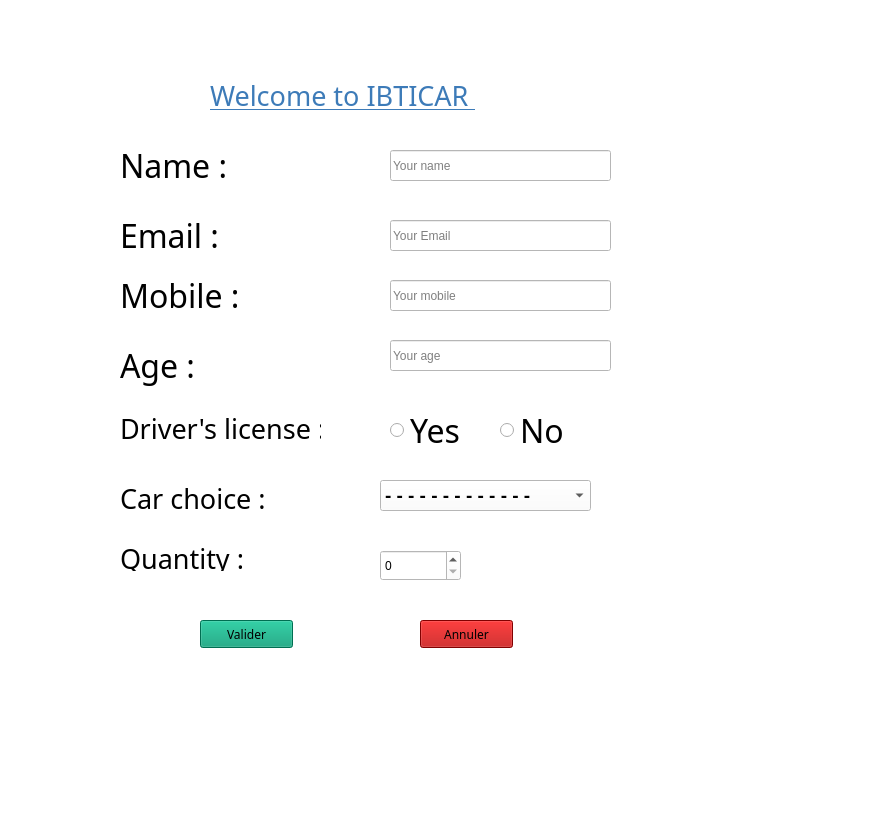
<?xml version="1.0" encoding="UTF-8"?>
<ui version="4.0">
 <class>Form</class>
 <widget class="QWidget" name="Form">
  <property name="geometry">
   <rect>
    <x>0</x>
    <y>0</y>
    <width>880</width>
    <height>816</height>
   </rect>
  </property>
  <property name="windowTitle">
   <string>Form</string>
  </property>
  <property name="styleSheet">
   <string notr="true">background-color: rgb(255, 255, 255);</string>
  </property>
  <widget class="QLabel" name="label_17">
   <property name="enabled">
    <bool>false</bool>
   </property>
   <property name="geometry">
    <rect>
     <x>70</x>
     <y>20</y>
     <width>831</width>
     <height>61</height>
    </rect>
   </property>
   <property name="text">
    <string/>
   </property>
   <property name="pixmap">
    <pixmap>jjj-removebg-preview.png</pixmap>
   </property>
  </widget>
  <widget class="QLabel" name="label_5">
   <property name="geometry">
    <rect>
     <x>120</x>
     <y>410</y>
     <width>201</width>
     <height>31</height>
    </rect>
   </property>
   <property name="font">
    <font>
     <family>Viner Hand ITC</family>
     <pointsize>24</pointsize>
     <weight>50</weight>
     <bold>false</bold>
    </font>
   </property>
   <property name="autoFillBackground">
    <bool>false</bool>
   </property>
   <property name="text">
    <string>&lt;html&gt;&lt;head/&gt;&lt;body&gt;&lt;p&gt;&lt;span style=&quot; font-size:20pt;&quot;&gt;Driver's license :&lt;/span&gt;&lt;/p&gt;&lt;/body&gt;&lt;/html&gt;</string>
   </property>
  </widget>
  <widget class="QRadioButton" name="q5">
   <property name="geometry">
    <rect>
     <x>390</x>
     <y>410</y>
     <width>101</width>
     <height>41</height>
    </rect>
   </property>
   <property name="font">
    <font>
     <family>Viner Hand ITC</family>
     <pointsize>24</pointsize>
     <weight>50</weight>
     <bold>false</bold>
    </font>
   </property>
   <property name="text">
    <string>Yes</string>
   </property>
   <property name="iconSize">
    <size>
     <width>20</width>
     <height>30</height>
    </size>
   </property>
  </widget>
  <widget class="QLabel" name="label_18">
   <property name="enabled">
    <bool>false</bool>
   </property>
   <property name="geometry">
    <rect>
     <x>70</x>
     <y>70</y>
     <width>31</width>
     <height>681</height>
    </rect>
   </property>
   <property name="text">
    <string/>
   </property>
   <property name="pixmap">
    <pixmap>nnn-removebg-preview.png</pixmap>
   </property>
  </widget>
  <widget class="QComboBox" name="choix">
   <property name="geometry">
    <rect>
     <x>380</x>
     <y>480</y>
     <width>211</width>
     <height>31</height>
    </rect>
   </property>
   <property name="font">
    <font>
     <pointsize>14</pointsize>
     <weight>75</weight>
     <bold>true</bold>
    </font>
   </property>
   <item>
    <property name="text">
     <string>- - - - - - - - - - - - -</string>
    </property>
   </item>
   <item>
    <property name="text">
     <string>TESLA</string>
    </property>
   </item>
   <item>
    <property name="text">
     <string>Nissan</string>
    </property>
   </item>
   <item>
    <property name="text">
     <string>BMW</string>
    </property>
   </item>
   <item>
    <property name="text">
     <string>Chevrelot</string>
    </property>
   </item>
   <item>
    <property name="text">
     <string>Honda</string>
    </property>
   </item>
   <item>
    <property name="text">
     <string>Kia</string>
    </property>
   </item>
   <item>
    <property name="text">
     <string>Audi</string>
    </property>
   </item>
   <item>
    <property name="text">
     <string>Fiat</string>
    </property>
   </item>
   <item>
    <property name="text">
     <string>Toyota</string>
    </property>
   </item>
  </widget>
  <widget class="QLabel" name="label_20">
   <property name="enabled">
    <bool>false</bool>
   </property>
   <property name="geometry">
    <rect>
     <x>80</x>
     <y>770</y>
     <width>571</width>
     <height>41</height>
    </rect>
   </property>
   <property name="text">
    <string/>
   </property>
   <property name="pixmap">
    <pixmap>kkk-removebg-preview.png</pixmap>
   </property>
  </widget>
  <widget class="QLineEdit" name="q2">
   <property name="geometry">
    <rect>
     <x>390</x>
     <y>220</y>
     <width>221</width>
     <height>31</height>
    </rect>
   </property>
   <property name="styleSheet">
    <string notr="true">background-color: rgb(255, 255, 255);
font: 8pt &quot;Snap ITC&quot;;
color: rgb(0, 0, 0);</string>
   </property>
   <property name="placeholderText">
    <string>Your Email</string>
   </property>
  </widget>
  <widget class="QLineEdit" name="q4">
   <property name="geometry">
    <rect>
     <x>390</x>
     <y>340</y>
     <width>221</width>
     <height>31</height>
    </rect>
   </property>
   <property name="styleSheet">
    <string notr="true">background-color: rgb(255, 255, 255);
font: 8pt &quot;Snap ITC&quot;;
color: rgb(0, 0, 0);</string>
   </property>
   <property name="placeholderText">
    <string>Your age</string>
   </property>
  </widget>
  <widget class="QLineEdit" name="q1">
   <property name="geometry">
    <rect>
     <x>390</x>
     <y>150</y>
     <width>221</width>
     <height>31</height>
    </rect>
   </property>
   <property name="styleSheet">
    <string notr="true">font: 8pt &quot;Snap ITC&quot;;</string>
   </property>
   <property name="text">
    <string/>
   </property>
   <property name="placeholderText">
    <string>Your name</string>
   </property>
   <property name="cursorMoveStyle">
    <enum>Qt::LogicalMoveStyle</enum>
   </property>
  </widget>
  <widget class="QPushButton" name="valider">
   <property name="geometry">
    <rect>
     <x>200</x>
     <y>620</y>
     <width>93</width>
     <height>28</height>
    </rect>
   </property>
   <property name="font">
    <font>
     <family>Showcard Gothic</family>
    </font>
   </property>
   <property name="styleSheet">
    <string notr="true">background-color: rgb(0, 154, 113);</string>
   </property>
   <property name="text">
    <string>Valider</string>
   </property>
   <property name="autoDefault">
    <bool>false</bool>
   </property>
   <property name="default">
    <bool>false</bool>
   </property>
   <property name="flat">
    <bool>false</bool>
   </property>
  </widget>
  <widget class="QLabel" name="label_4">
   <property name="geometry">
    <rect>
     <x>120</x>
     <y>330</y>
     <width>261</width>
     <height>71</height>
    </rect>
   </property>
   <property name="font">
    <font>
     <family>Viner Hand ITC</family>
     <pointsize>24</pointsize>
     <weight>50</weight>
     <bold>false</bold>
    </font>
   </property>
   <property name="autoFillBackground">
    <bool>false</bool>
   </property>
   <property name="text">
    <string>Age :</string>
   </property>
  </widget>
  <widget class="QLineEdit" name="q3">
   <property name="geometry">
    <rect>
     <x>390</x>
     <y>280</y>
     <width>221</width>
     <height>31</height>
    </rect>
   </property>
   <property name="styleSheet">
    <string notr="true">background-color: rgb(255, 255, 255);
font: 8pt &quot;Snap ITC&quot;;
color: rgb(0, 0, 0);</string>
   </property>
   <property name="echoMode">
    <enum>QLineEdit::Normal</enum>
   </property>
   <property name="placeholderText">
    <string>Your mobile</string>
   </property>
  </widget>
  <widget class="QPushButton" name="out">
   <property name="geometry">
    <rect>
     <x>420</x>
     <y>620</y>
     <width>93</width>
     <height>28</height>
    </rect>
   </property>
   <property name="font">
    <font>
     <family>ROG Fonts</family>
    </font>
   </property>
   <property name="styleSheet">
    <string notr="true">background-color: rgb(180, 0, 0);</string>
   </property>
   <property name="text">
    <string>Annuler</string>
   </property>
  </widget>
  <widget class="QSpinBox" name="spinBox">
   <property name="geometry">
    <rect>
     <x>380</x>
     <y>550</y>
     <width>81</width>
     <height>31</height>
    </rect>
   </property>
   <property name="styleSheet">
    <string notr="true">font: 8pt &quot;MV Boli&quot;;
</string>
   </property>
  </widget>
  <widget class="QLabel" name="label">
   <property name="geometry">
    <rect>
     <x>120</x>
     <y>150</y>
     <width>211</width>
     <height>31</height>
    </rect>
   </property>
   <property name="font">
    <font>
     <family>Viner Hand ITC</family>
     <pointsize>24</pointsize>
     <weight>50</weight>
     <italic>false</italic>
     <bold>false</bold>
    </font>
   </property>
   <property name="autoFillBackground">
    <bool>false</bool>
   </property>
   <property name="text">
    <string>Name :</string>
   </property>
  </widget>
  <widget class="QLabel" name="label_6">
   <property name="geometry">
    <rect>
     <x>650</x>
     <y>20</y>
     <width>81</width>
     <height>51</height>
    </rect>
   </property>
   <property name="text">
    <string/>
   </property>
   <property name="pixmap">
    <pixmap>Logo1.png</pixmap>
   </property>
  </widget>
  <widget class="QLabel" name="label_3">
   <property name="geometry">
    <rect>
     <x>120</x>
     <y>260</y>
     <width>261</width>
     <height>71</height>
    </rect>
   </property>
   <property name="font">
    <font>
     <family>Viner Hand ITC</family>
     <pointsize>24</pointsize>
     <weight>50</weight>
     <bold>false</bold>
    </font>
   </property>
   <property name="autoFillBackground">
    <bool>false</bool>
   </property>
   <property name="text">
    <string>Mobile :</string>
   </property>
  </widget>
  <widget class="QRadioButton" name="q6">
   <property name="geometry">
    <rect>
     <x>500</x>
     <y>410</y>
     <width>101</width>
     <height>41</height>
    </rect>
   </property>
   <property name="font">
    <font>
     <family>Viner Hand ITC</family>
     <pointsize>24</pointsize>
     <weight>50</weight>
     <bold>false</bold>
    </font>
   </property>
   <property name="text">
    <string>No</string>
   </property>
   <property name="iconSize">
    <size>
     <width>20</width>
     <height>30</height>
    </size>
   </property>
  </widget>
  <widget class="QLabel" name="label_7">
   <property name="geometry">
    <rect>
     <x>210</x>
     <y>50</y>
     <width>271</width>
     <height>91</height>
    </rect>
   </property>
   <property name="font">
    <font>
     <family>Eras Demi ITC</family>
     <pointsize>20</pointsize>
     <weight>50</weight>
     <italic>false</italic>
     <bold>false</bold>
    </font>
   </property>
   <property name="autoFillBackground">
    <bool>false</bool>
   </property>
   <property name="styleSheet">
    <string notr="true">font: 20pt &quot;Eras Demi ITC&quot;
rgb(140, 0, 0);</string>
   </property>
   <property name="text">
    <string>&lt;html&gt;&lt;head/&gt;&lt;body&gt;&lt;p&gt;&lt;span style=&quot; text-decoration: underline; color:#3d7bb8;&quot;&gt;Welcome to IBTICAR &lt;/span&gt;&lt;/p&gt;&lt;/body&gt;&lt;/html&gt;</string>
   </property>
  </widget>
  <widget class="QLabel" name="label_2">
   <property name="geometry">
    <rect>
     <x>120</x>
     <y>200</y>
     <width>261</width>
     <height>71</height>
    </rect>
   </property>
   <property name="font">
    <font>
     <family>Viner Hand ITC</family>
     <pointsize>24</pointsize>
     <weight>50</weight>
     <bold>false</bold>
    </font>
   </property>
   <property name="autoFillBackground">
    <bool>false</bool>
   </property>
   <property name="text">
    <string>Email :</string>
   </property>
  </widget>
  <widget class="QLabel" name="label_8">
   <property name="geometry">
    <rect>
     <x>120</x>
     <y>480</y>
     <width>171</width>
     <height>31</height>
    </rect>
   </property>
   <property name="font">
    <font>
     <family>Viner Hand ITC</family>
     <pointsize>24</pointsize>
     <weight>50</weight>
     <bold>false</bold>
    </font>
   </property>
   <property name="autoFillBackground">
    <bool>false</bool>
   </property>
   <property name="text">
    <string>&lt;html&gt;&lt;head/&gt;&lt;body&gt;&lt;p&gt;&lt;span style=&quot; font-size:20pt;&quot;&gt;Car choice :&lt;/span&gt;&lt;/p&gt;&lt;/body&gt;&lt;/html&gt;</string>
   </property>
  </widget>
  <widget class="QLabel" name="label_11">
   <property name="geometry">
    <rect>
     <x>120</x>
     <y>540</y>
     <width>171</width>
     <height>31</height>
    </rect>
   </property>
   <property name="font">
    <font>
     <family>Viner Hand ITC</family>
     <pointsize>24</pointsize>
     <weight>50</weight>
     <bold>false</bold>
    </font>
   </property>
   <property name="autoFillBackground">
    <bool>false</bool>
   </property>
   <property name="text">
    <string>&lt;html&gt;&lt;head/&gt;&lt;body&gt;&lt;p&gt;&lt;span style=&quot; font-size:20pt;&quot;&gt;Quantity :&lt;/span&gt;&lt;/p&gt;&lt;/body&gt;&lt;/html&gt;</string>
   </property>
  </widget>
 </widget>
 <resources/>
 <connections/>
</ui>
